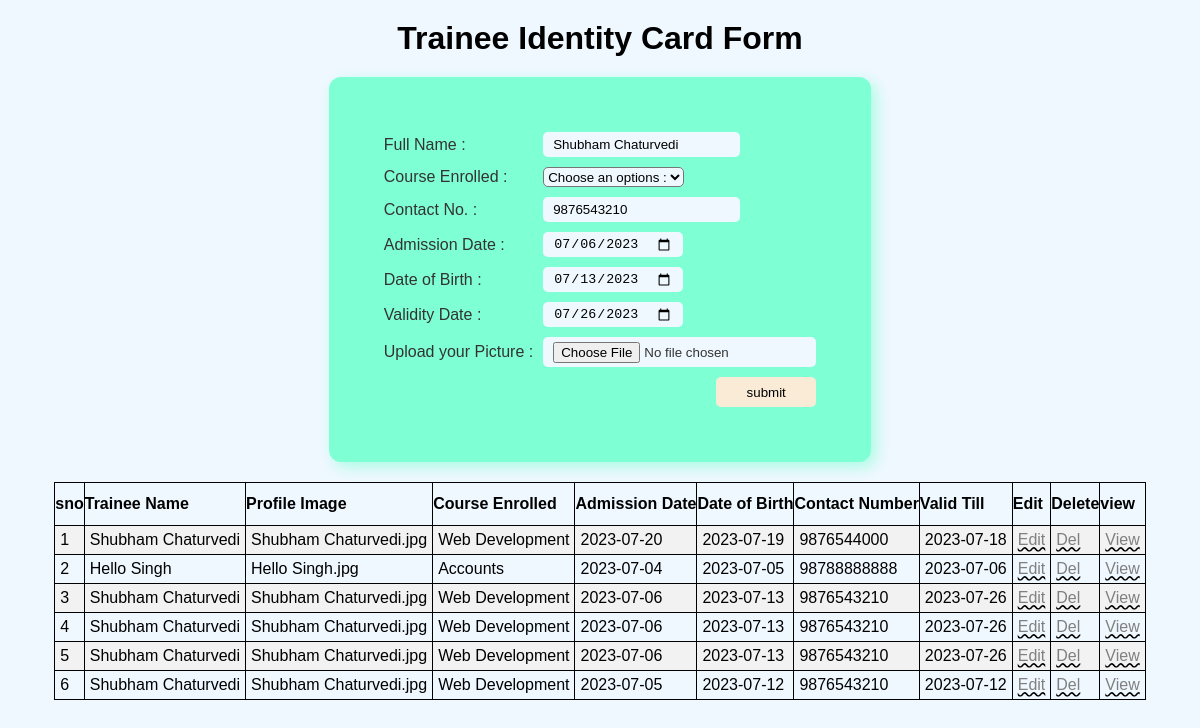
/index.php?edit=25, run on the app's committed database.
### tables this page shows
CREATE TABLE `trainee_id` (
  `sno` int(11) NOT NULL,
  `profile` varchar(100) DEFAULT NULL,
  `name` varchar(100) DEFAULT NULL,
  `course_enrolled` varchar(100) DEFAULT NULL,
  `contact_no` varchar(100) DEFAULT NULL,
  `admission_date` varchar(100) DEFAULT NULL,
  `dob` varchar(100) DEFAULT NULL,
  `valid_date` varchar(100) DEFAULT NULL,
  `created_by` varchar(100) DEFAULT NULL,
  `creation_time` varchar(100) DEFAULT NULL,
  `edited_by` varchar(100) DEFAULT NULL,
  `edition_time` varchar(100) DEFAULT NULL,
  `admin_remarks` longtext DEFAULT NULL
);

### index.php (the view, shortened to what this page needs)
<?php
$res='';
$conn = mysqli_connect('localhost','root','','weknow');
if(isset($_GET['edit'])){
	$sql = 'select * from trainee_id where sno = '.$_GET['edit'];
	$qry = mysqli_query($conn, $sql);
	$res = mysqli_fetch_assoc($qry);
}
?>
<!DOCTYPE html>
<html lang="en">
<head>
   <link rel="stylesheet" href="css/index_style.css">
</head>
<body>
	<h1>Trainee Identity Card Form</h1>
   <div class="wrap">
      <div class="cont">
         <form action="index.php" method="POST" enctype="multipart/form-data">
			 <table >
				<tr>
					<td>
						<label for="">Full Name :</label>
					</td>
					<td>
						<input type="text" name="name" id="name" value="<?php echo isset($_GET['edit'])? $res['name']: '' ?>"  required>
					</td>
				</tr>
				<tr>
					<td>
						<label for="">Course Enrolled :</label>
					</td>
					<td>
						<select name="course_enrolled" id="course_enrolled" required >
							<option value="" disabled selected >Choose an options :</option>
						</select>
					</td>
				</tr>
				<tr>
					<td>
						<label for="">Contact No. :</label>
					</td>
					<td>
						<input type="text" name="contact_no" id="contact_no"   value="<?php echo isset($_GET['edit'])? $res['contact_no']: '' ?> "  required>
					</td>
				</tr>
				<tr>
					<td>
						<label for="">Admission Date :</label>
					</td>
					<td>
						<input type="date" name="admission_date" id="admission_date" value="<?php echo isset($_GET['edit'])? $res['admission_date']: '' ?>">
					</td>
				</tr>
				<tr>
					<td>
						<label for="">Date of Birth :</label>
					</td>
					<td>
						<input type="date" name="dob" id="dob" value="<?php echo isset($_GET['edit'])? $res['dob']: '' ?>">
					</td>
				</tr>
				<tr>
					<td>
						<label for="">Validity Date :</label>
					</td>
					<td>
						<input type="date" name="valid_date" id="valid_date" value="<?php echo isset($_GET['edit'])? $res['valid_date']: '' ?>">
					</td>
				</tr>
				<tr>
					<td>
						<label for="">Upload your Picture :</label>
					</td>
					<td>
						<input class="file" type="file" name="profile" id="profile">
					</td>
				</tr>
				<tr>
					<td>
					</td>
					<td class="submit">
						<input class="submit_btn" type="submit" value="submit">
					</td>
					</tr>
			</form>
      </div>
   </div>
    <div class="container">
		<table class='table'>
			<tr>
				<th>sno</th>
				<th>Trainee Name</th>
				<th>Profile Image</th>
				<th>Course Enrolled</th>
				<th>Admission Date</th>
				<th>Date of Birth</th>
				<th>Contact Number</th>
				<th>Valid Till</th>
				<th>Edit</th>
				<th>Delete</th>
				<th>view</th>
			</tr>
			<?php
				$id = 1;
				$sql = 'select * from trainee_id';
				$result = mysqli_query($conn, $sql);
				if($result){
					while($row = mysqli_fetch_assoc($result)){
						echo '<tr>
							<td>'.$id++.'</td>
							<td>'.$row['name'].'</td>
							<td>'.$row['profile'].'</td>
							<td>'.$row['course_enrolled'].'</td>
							<td>'.$row['admission_date'].'</td>
							<td>'.$row['dob'].'</td>
							<td>'.$row['contact_no'].'</td>
							<td>'.$row['valid_date'].'</td>
							<td><a href="index.php?edit='.$row['sno'].'"> Edit</a></td>
							<td><a href="index.php?del='.$row['sno'].'"> Del</a></td>
							<td><a href="result.php?id='.$row['sno'].'"> View</a></td>
						</tr>';
					}
				}
			?>
		</table>
	</div>
</body>
</html>

### css/index_style.css (style rules this page uses)
* { margin: 0; padding: 0; box-sizing: border-box; }
html { font-family: Arial, Helvetica, sans-serif; }
body { background-color: aliceblue; background-repeat: no-repeat; background-attachment: fixed; background-size: cover; background-position: center; min-height: 100vh; width: 100%; }
h1 { text-align: center; margin-top: 20px; }
.wrap { padding: 20px 0 0 0; width: 100%; height: 100%; display: flex; justify-content: center; align-items: center; }
.cont { display: flex; justify-content: center; align-items: center; background-color: aquamarine; padding: 50px; border-radius: 12px; box-shadow: 5px 5px 15px hsla(160, 100%, 75%, 0.648); color: #333; }
input { padding: 5px 10px; background-color: aliceblue; border: none; border-radius: 5px; height: 25px; }
select { background-color: aliceblue; height: 20px; border-radius: 5px; }
.submit { display: flex; justify-content: flex-end; }
tr .submit .submit_btn { text-align: center; width: 100px; height: 30px; background-color: antiquewhite; cursor: pointer; }
.file { height: 30px; }
.container { margin-top: 20px; display: flex; justify-content: center; }
.table, .table th, .table td { border: 1px solid; }
.table tr:nth-child(even) { background-color: #f2f2f2; }
.table th { padding-top: 12px; padding-bottom: 12px; text-align: left; background-color: aliceblue; color: black; }
table { border-collapse: collapse; }
td { padding: 5px; }
a { text-decoration-line: underline; text-decoration-color: black; text-decoration-style: wavy; color: gray; }

### data on the page
trainee_id: name "Shubham Chaturvedi", contact_no "9876543210", admission_date "07/06/2023", dob "07/13/2023", valid_date "07/26/2023", profile "Shubham Chaturvedi.jpg", course_enrolled "Web Development", admission_date "2023-07-06", dob "2023-07-13", valid_date "2023-07-26"
trainee_id: name "Shubham Chaturvedi", profile "Shubham Chaturvedi.jpg", course_enrolled "Web Development", admission_date "2023-07-20", dob "2023-07-19", contact_no "9876544000", valid_date "2023-07-18"
trainee_id: name "Hello Singh", profile "Hello Singh.jpg", course_enrolled "Accounts", admission_date "2023-07-04", dob "2023-07-05", contact_no "98788888888", valid_date "2023-07-06"
trainee_id: name "Shubham Chaturvedi", profile "Shubham Chaturvedi.jpg", course_enrolled "Web Development", admission_date "2023-07-06", dob "2023-07-13", contact_no "9876543210", valid_date "2023-07-26"
trainee_id: name "Shubham Chaturvedi", profile "Shubham Chaturvedi.jpg", course_enrolled "Web Development", admission_date "2023-07-06", dob "2023-07-13", contact_no "9876543210", valid_date "2023-07-26"
trainee_id: name "Shubham Chaturvedi", profile "Shubham Chaturvedi.jpg", course_enrolled "Web Development", admission_date "2023-07-05", dob "2023-07-12", contact_no "9876543210", valid_date "2023-07-12"
